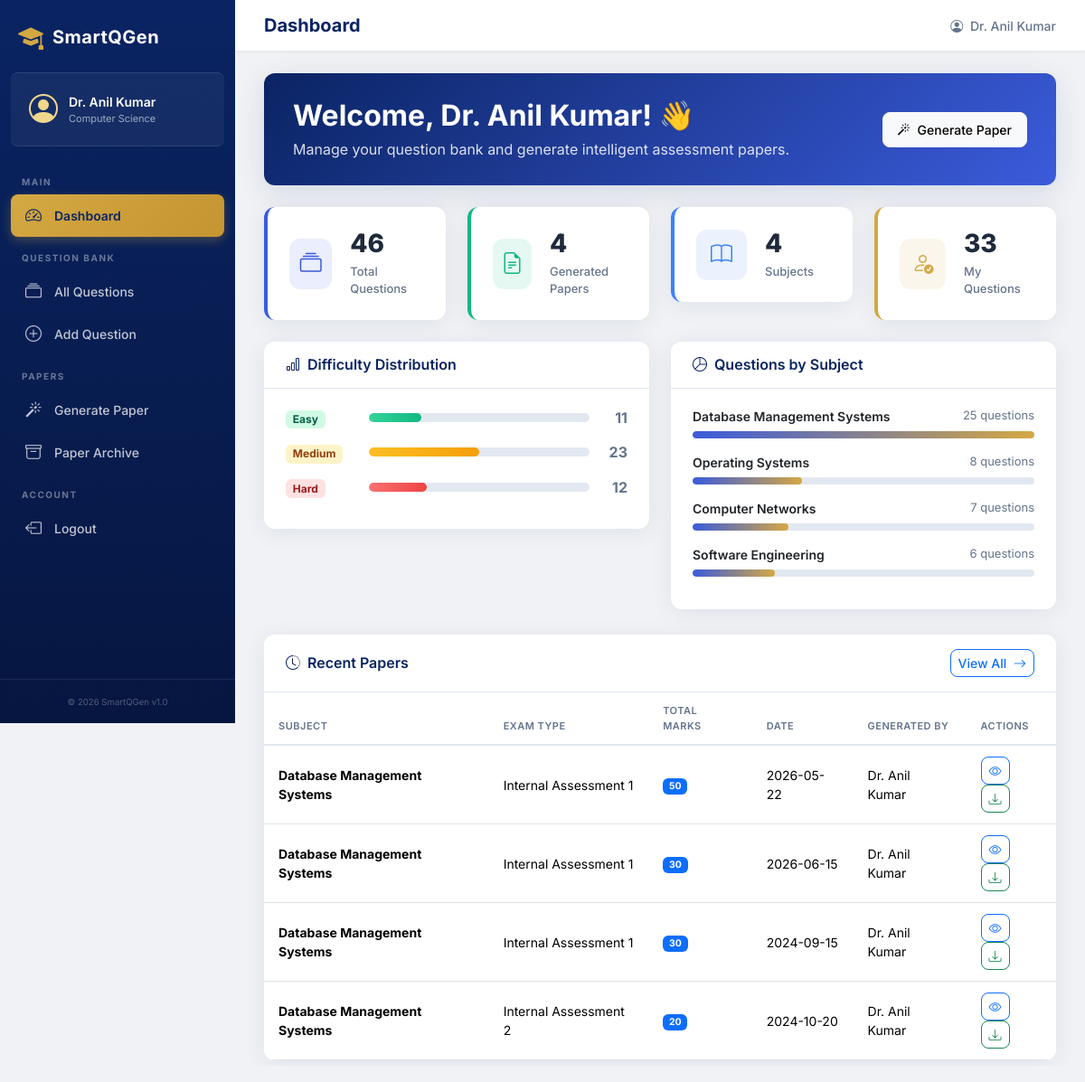
The page /dashboard (signed in) on the database its author committed.
### tables this page shows
CREATE TABLE Faculty (
        faculty_id INTEGER PRIMARY KEY AUTOINCREMENT,
        name TEXT NOT NULL,
        email TEXT NOT NULL UNIQUE,
        password_hash TEXT NOT NULL,
        department TEXT NOT NULL,
        created_at DATETIME DEFAULT CURRENT_TIMESTAMP
    );

CREATE TABLE Subject (
        subject_id INTEGER PRIMARY KEY AUTOINCREMENT,
        subject_code TEXT NOT NULL UNIQUE,
        subject_name TEXT NOT NULL,
        semester INTEGER NOT NULL,
        department TEXT NOT NULL
    );

CREATE TABLE ExamPaper (
        paper_id INTEGER PRIMARY KEY AUTOINCREMENT,
        subject_id INTEGER NOT NULL,
        faculty_id INTEGER NOT NULL,
        total_marks INTEGER NOT NULL,
        exam_type TEXT NOT NULL DEFAULT 'Internal Assessment',
        exam_date DATE NOT NULL,
        generated_at DATETIME DEFAULT CURRENT_TIMESTAMP,
        FOREIGN KEY (subject_id) REFERENCES Subject(subject_id) ON DELETE CASCADE,
        FOREIGN KEY (faculty_id) REFERENCES Faculty(faculty_id) ON DELETE CASCADE
    );

### routes/dashboard.py (the view)
@dashboard_bp.route('/')
@dashboard_bp.route('/dashboard')
@login_required
def index():
    faculty_id = session['faculty_id']
    total_questions = execute_query(
        "SELECT COUNT(*) as count FROM QuestionBank",
        fetchone=True
    )['count']
    total_papers = execute_query(
        "SELECT COUNT(*) as count FROM ExamPaper",
        fetchone=True
    )['count']
    total_subjects = execute_query(
        "SELECT COUNT(*) as count FROM Subject",
        fetchone=True
    )['count']
    my_questions = execute_query(
        "SELECT COUNT(*) as count FROM QuestionBank WHERE added_by = %s",
        (faculty_id,),
        fetchone=True
    )['count']
    difficulty_stats = execute_query(
        """SELECT difficulty_level, COUNT(*) as count
           FROM QuestionBank
           GROUP BY difficulty_level
           ORDER BY FIELD(difficulty_level, 'Easy', 'Medium', 'Hard')""",
        fetchall=True
    )
    subject_stats = execute_query(
        """SELECT s.subject_name, COUNT(q.question_id) as count
           FROM Subject s
           LEFT JOIN QuestionBank q ON s.subject_id = q.subject_id
           GROUP BY s.subject_id, s.subject_name
           ORDER BY count DESC""",
        fetchall=True
    )
    recent_papers = execute_query(
        """SELECT ep.paper_id, ep.total_marks, ep.exam_type, ep.exam_date,
                  ep.generated_at, s.subject_name, f.name as faculty_name
           FROM ExamPaper ep
           JOIN Subject s ON ep.subject_id = s.subject_id
           JOIN Faculty f ON ep.faculty_id = f.faculty_id
           ORDER BY ep.generated_at DESC
           LIMIT 5""",
        fetchall=True
    )
    return render_template('dashboard.html',
                           total_questions=total_questions,
                           total_papers=total_papers,
                           total_subjects=total_subjects,
                           my_questions=my_questions,
                           difficulty_stats=difficulty_stats,
                           subject_stats=subject_stats,
                           recent_papers=recent_papers)

### routes/auth.py (called while the page is built)
def login_required(f):
    @wraps(f)
    def decorated_function(*args, **kwargs):
        if 'faculty_id' not in session:
            flash('Please log in to access this page.', 'warning')
            return redirect(url_for('auth.login'))
        return f(*args, **kwargs)
    return decorated_function

### utils/db.py (called while the page is built)
def get_db():
    conn = sqlite3.connect(DB_PATH)
    conn.row_factory = sqlite3.Row  # Access columns by name
    conn.execute("PRAGMA foreign_keys = ON")  # Enable FK support
    return conn

def dict_from_row(row):
    if row is None:
        return None
    return dict(row)

def execute_query(query, params=None, fetchone=False, fetchall=False, commit=False):
    query = query.replace('%s', '?')
    query = _adapt_query(query)
    conn = get_db()
    cursor = conn.cursor()
    try:
        cursor.execute(query, params or ())
        if fetchone:
            row = cursor.fetchone()
            result = dict_from_row(row)
        elif fetchall:
            rows = cursor.fetchall()
            result = [dict_from_row(r) for r in rows]
        elif commit:
            conn.commit()
            result = cursor.lastrowid
        else:
            result = cursor.rowcount
        return result
    except Exception as e:
        if commit:
            conn.rollback()
        raise e
    finally:
        cursor.close()
        conn.close()

### templates/dashboard.html (shortened to what this page needs)
{% extends "base.html" %}
{% block page_title %}Dashboard{% endblock %}
{% block content %}
<div class="welcome-banner">
    <div class="welcome-text">
        <h2>Welcome, {{ session.get('faculty_name', 'Professor') }}! 👋</h2>
        <p>Manage your question bank and generate intelligent assessment papers.</p>
    </div>
    <div class="welcome-actions">
        <a href="{{ url_for('papers.generate') }}" class="btn btn-light btn-lg">
            <i class="bi bi-magic me-2"></i>Generate Paper
        </a>
    </div>
</div>
<div class="row g-4 mb-4">
    <div class="col-xl-3 col-md-6">
        <div class="stat-card stat-card-primary">
            <div class="stat-icon">
                <i class="bi bi-collection"></i>
            </div>
            <div class="stat-info">
                <h3>{{ total_questions }}</h3>
                <p>Total Questions</p>
            </div>
        </div>
    </div>
    <div class="col-xl-3 col-md-6">
        <div class="stat-card stat-card-success">
            <div class="stat-icon">
                <i class="bi bi-file-earmark-text"></i>
            </div>
            <div class="stat-info">
                <h3>{{ total_papers }}</h3>
                <p>Generated Papers</p>
            </div>
        </div>
    </div>
    <div class="col-xl-3 col-md-6">
        <div class="stat-card stat-card-info">
            <div class="stat-icon">
                <i class="bi bi-book"></i>
            </div>
            <div class="stat-info">
                <h3>{{ total_subjects }}</h3>
                <p>Subjects</p>
            </div>
        </div>
    </div>
    <div class="col-xl-3 col-md-6">
        <div class="stat-card stat-card-warning">
            <div class="stat-icon">
                <i class="bi bi-person-check"></i>
            </div>
            <div class="stat-info">
                <h3>{{ my_questions }}</h3>
                <p>My Questions</p>
            </div>
        </div>
    </div>
</div>
<div class="row g-4">
    <div class="col-lg-6">
        <div class="card dashboard-card">
            <div class="card-header">
                <h5><i class="bi bi-bar-chart me-2"></i>Difficulty Distribution</h5>
            </div>
            <div class="card-body">
                {% for stat in difficulty_stats %}
                <div class="difficulty-bar-row">
                    <div class="difficulty-label">
                        <span class="badge badge-{{ stat.difficulty_level|lower }}">
                            {{ stat.difficulty_level }}
                        </span>
                    </div>
                    <div class="difficulty-bar-wrapper">
                        {% set percentage = (stat.count / total_questions * 100) if total_questions > 0 else 0 %}
                        <div class="difficulty-bar">
                            <div class="difficulty-bar-fill difficulty-{{ stat.difficulty_level|lower }}"
                                 style="width: {{ percentage }}%"></div>
                        </div>
                    </div>
                    <span class="difficulty-count">{{ stat.count }}</span>
                </div>
                {% endfor %}
            </div>
        </div>
    </div>
    <div class="col-lg-6">
        <div class="card dashboard-card">
            <div class="card-header">
                <h5><i class="bi bi-pie-chart me-2"></i>Questions by Subject</h5>
            </div>
            <div class="card-body">
                {% for stat in subject_stats %}
                <div class="subject-stat-row">
                    <div class="subject-stat-info">
                        <span class="subject-name">{{ stat.subject_name }}</span>
                        <span class="subject-count">{{ stat.count }} questions</span>
                    </div>
                    <div class="subject-bar-wrapper">
                        {% set max_count = subject_stats[0].count if subject_stats else 1 %}
                        {% set pct = (stat.count / max_count * 100) if max_count > 0 else 0 %}
                        <div class="subject-bar">
                            <div class="subject-bar-fill" style="width: {{ pct }}%"></div>
                        </div>
                    </div>
                </div>
                {% endfor %}
            </div>
        </div>
    </div>
</div>
<div class="row g-4 mt-1">
    <div class="col-12">
        <div class="card dashboard-card">
            <div class="card-header d-flex justify-content-between align-items-center">
                <h5><i class="bi bi-clock-history me-2"></i>Recent Papers</h5>
                <a href="{{ url_for('papers.list_papers') }}" class="btn btn-sm btn-outline-primary">
                    View All <i class="bi bi-arrow-right ms-1"></i>
                </a>
            </div>
            <div class="card-body p-0">
                {% if recent_papers %}
                <div class="table-responsive">
                    <table class="table table-hover mb-0">
                        <thead>
                            <tr>
                                <th>Subject</th>
                                <th>Exam Type</th>
                                <th>Total Marks</th>
                                <th>Date</th>
                                <th>Generated By</th>
                                <th>Actions</th>
                            </tr>
                        </thead>
                        <tbody>
                            {% for paper in recent_papers %}
                            <tr>
                                <td><strong>{{ paper.subject_name }}</strong></td>
                                <td>{{ paper.exam_type }}</td>
                                <td><span class="badge bg-primary">{{ paper.total_marks }}</span></td>
                                <td>{{ paper.exam_date }}</td>
                                <td>{{ paper.faculty_name }}</td>
                                <td>
                                    <a href="{{ url_for('papers.view_paper', paper_id=paper.paper_id) }}"
                                       class="btn btn-sm btn-outline-primary" title="View">
                                        <i class="bi bi-eye"></i>
                                    </a>
                                    <a href="{{ url_for('papers.download_paper', paper_id=paper.paper_id) }}"
                                       class="btn btn-sm btn-outline-success" title="Download PDF">
                                        <i class="bi bi-download"></i>
                                    </a>
                                </td>
                            </tr>
                            {% endfor %}
                        </tbody>
                    </table>
                </div>
                {% endif %}
            </div>
        </div>
    </div>
</div>
{% endblock %}

### templates/base.html (shortened to what this page needs)
<!DOCTYPE html>
<html lang="en" data-bs-theme="light">
<head>
    <link href="https://cdn.jsdelivr.net/npm/bootstrap@5.3.3/dist/css/bootstrap.min.css" rel="stylesheet">
    <link href="https://cdn.jsdelivr.net/npm/bootstrap-icons@1.11.3/font/bootstrap-icons.min.css" rel="stylesheet">
    <link href="{{ url_for('static', filename='css/style.css') }}" rel="stylesheet">
</head>
<body>
    {% if error_code %}
    <div class="error-page">
        <div class="error-content">
            <h1 class="error-code">{{ error_code }}</h1>
            <p class="error-message">{{ error_message }}</p>
            <a href="{{ url_for('dashboard.index') }}" class="btn btn-primary">
                <i class="bi bi-house me-2"></i>Go to Dashboard
            </a>
        </div>
    </div>
    {% elif session.get('faculty_id') %}
    <div class="app-wrapper">
        {% include 'partials/sidebar.html' %}
        <main class="main-content">
            <header class="top-navbar">
                <h1 class="page-title">{% block page_title %}Dashboard{% endblock %}</h1>
                <div class="navbar-right">
                    <span class="navbar-user">
                        <i class="bi bi-person-circle me-1"></i>
                        {{ session.get('faculty_name', 'Faculty') }}
                    </span>
                </div>
            </header>
            <div class="page-content">
                {% block content %}{% endblock %}
            </div>
        </main>
    </div>
    {% else %}
    {% block unauthenticated_content %}{% endblock %}
    {% endif %}
</body>
</html>

### templates/partials/sidebar.html (shortened to what this page needs)
<nav id="sidebar" class="sidebar">
  <div class="sidebar-header">
    <div class="sidebar-brand">
      <i class="bi bi-mortarboard-fill brand-icon"></i>
      <span class="brand-text">SmartQGen</span>
    </div>
  </div>
  <div class="sidebar-user">
    <div class="user-avatar">
      <i class="bi bi-person-circle"></i>
    </div>
    <div class="user-info">
      <span class="user-name">{{ session.get('faculty_name', 'Faculty') }}</span>
      <span class="user-dept">{{ session.get('faculty_department', 'Department') }}</span>
    </div>
  </div>
  <ul class="sidebar-nav">
    <li class="nav-section">MAIN</li>
    <li class="nav-item {% if request.endpoint == 'dashboard.index' %}active{% endif %}">
      <a href="{{ url_for('dashboard.index') }}">
        <i class="bi bi-speedometer2"></i>
        <span>Dashboard</span>
      </a>
    </li>
    <li class="nav-section">QUESTION BANK</li>
    <li class="nav-item {% if request.endpoint == 'questions.list_questions' %}active{% endif %}">
      <a href="{{ url_for('questions.list_questions') }}">
        <i class="bi bi-collection"></i>
        <span>All Questions</span>
      </a>
    </li>
    <li class="nav-item {% if request.endpoint == 'questions.add_question' %}active{% endif %}">
      <a href="{{ url_for('questions.add_question') }}">
        <i class="bi bi-plus-circle"></i>
        <span>Add Question</span>
      </a>
    </li>
    <li class="nav-section">PAPERS</li>
    <li class="nav-item {% if request.endpoint == 'papers.generate' %}active{% endif %}">
      <a href="{{ url_for('papers.generate') }}">
        <i class="bi bi-magic"></i>
        <span>Generate Paper</span>
      </a>
    </li>
    <li class="nav-item {% if request.endpoint == 'papers.list_papers' %}active{% endif %}">
      <a href="{{ url_for('papers.list_papers') }}">
        <i class="bi bi-archive"></i>
        <span>Paper Archive</span>
      </a>
    </li>
    <li class="nav-section">ACCOUNT</li>
    <li class="nav-item">
      <a href="{{ url_for('auth.logout') }}">
        <i class="bi bi-box-arrow-left"></i>
        <span>Logout</span>
      </a>
    </li>
  </ul>
  <div class="sidebar-footer">
    <small>&copy; 2026 SmartQGen v1.0</small>
  </div>
</nav>

### rows shown on the page
Faculty: get "Dr. Anil Kumar"
Subject: subject_name "Database Management Systems", count "25", {{ pct }} 100.0 (drawn)
Subject: subject_name "Operating Systems", count "8", {{ pct }} 32.0 (drawn)
Subject: subject_name "Computer Networks", count "7", {{ pct }} 28.000000000000004 (drawn)
Subject: subject_name "Software Engineering", count "6", {{ pct }} 24.0 (drawn)
ExamPaper: subject_name "Database Management Systems", exam_type "Internal Assessment 1", total_marks "50", exam_date "2026-05-22", faculty_name "Dr. Anil Kumar"
ExamPaper: subject_name "Database Management Systems", exam_type "Internal Assessment 1", total_marks "30", exam_date "2026-06-15", faculty_name "Dr. Anil Kumar"
ExamPaper: subject_name "Database Management Systems", exam_type "Internal Assessment 1", total_marks "30", exam_date "2024-09-15", faculty_name "Dr. Anil Kumar"
ExamPaper: subject_name "Database Management Systems", exam_type "Internal Assessment 2", total_marks "20", exam_date "2024-10-20", faculty_name "Dr. Anil Kumar"

### other values the page prints
{{ session.get('faculty_department', 'Department') }} "Computer Science"
{{ total_questions }} "46"
{{ total_papers }} "4"
{{ total_subjects }} "4"
{{ my_questions }} "33"
{{ stat.difficulty_level }} "Easy" "Medium" "Hard"
{{ stat.count }} "11" "23" "12"
